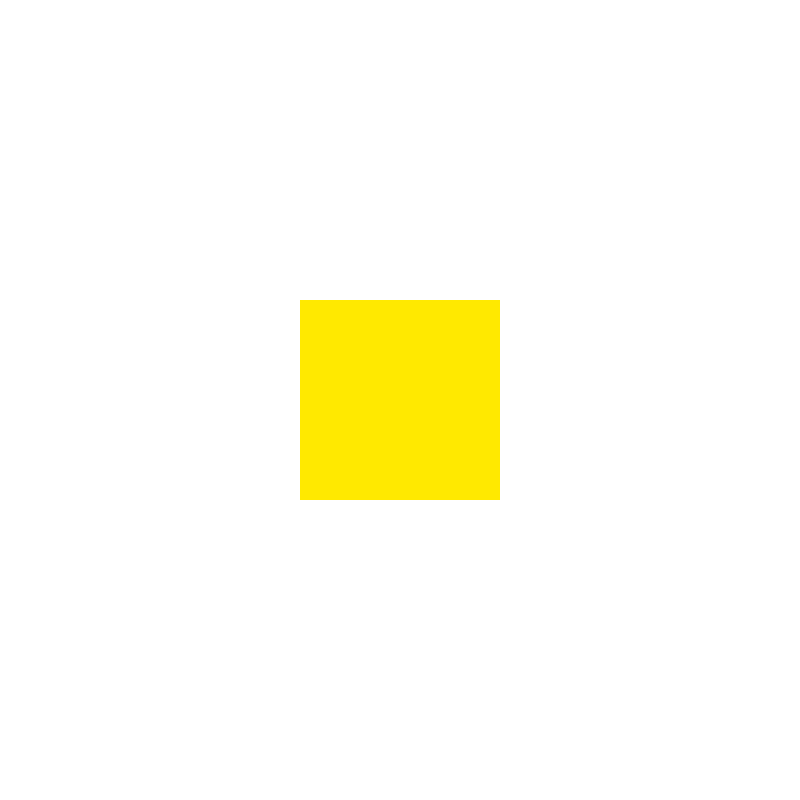
Frame 1 (no input)
Frame 60 (the mouse pressed at the canvas centre just before this capture): identical to frame 1, image omitted
Frame 120 (the mouse held since frame 60 and released just before this capture): identical to frame 1, image omitted

The Processing sketch that drew this single still picture (run headless with seeded random() and noise(); from frame 60 on, the mouse is pressed at the canvas centre):

// Processing sketch: sketch_1_5
// ── sketch_1_5.pde
//Einmal
void setup() {
  size(800, 800);
  colorMode(HSB, 360, 100, 100);

  background(0, 0, 100);
}

//läuft für immer
void draw() {
  noStroke();
  rectMode(CENTER);

  fill(55, 255, 120);
  rect(400, 400, 200, 200);
}
